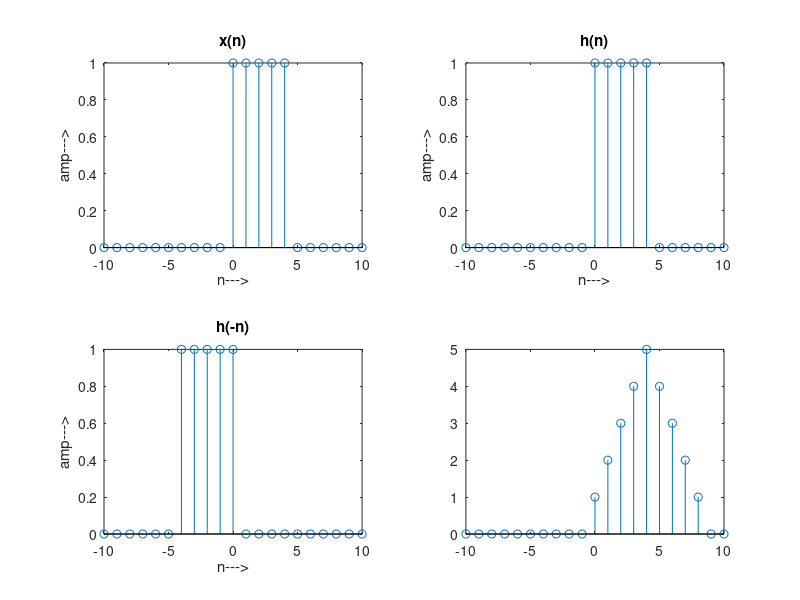

This figure's MATLAB source:
%{

Find linear convolution of
    x(n) = u(n) - u(n-N)
    h(n) = u(n) - u(n-N)

where N = 5, plot x(n), h(n), h(-n) and y(n) using subplot command

%}


n = -10: 10;
N = 5;
u1 = n>=0;
u2 = n-N>=0;
x1 = u1-u2;
subplot(2,2,1)
stem(n, x1)
xlabel('n--->');
ylabel('amp--->');
title('x(n)');


x2 = u1-u2;
subplot(2,2,2)
stem(n, x2)
xlabel('n--->');
ylabel('amp--->');
title('h(n)');


subplot(2,2,3)
stem(-n, x2)
xlabel('n--->');
ylabel('amp--->');
title('h(-n)');

y=0
for k = -10:10;
  n = -10:10;
  u5 = k >= 0;
  u6 = k-N >= 0;
  x = u5-u6;
  h1 = n-k >= 0;
  h2 = n-k-N >= 0;
  h = h1-h2;
  y = y + x.*h;
end

subplot(2,2,4)
stem(n,y)
